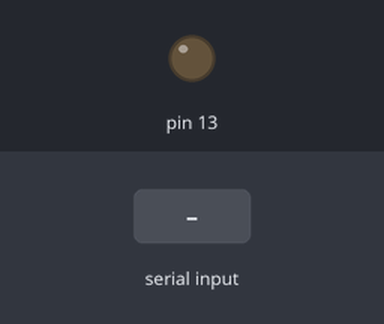
Bench run of a sketch on a simulated Arduino Mega 2560, built with avr-gcc and run on an emulated ATmega2560. Shown: output pins drawn as LEDs (lit = HIGH). The test bench sets the inputs (shaded band).

Above: at 1.2 s.
1.3 s: "1" received over Serial
At 2.1 s:
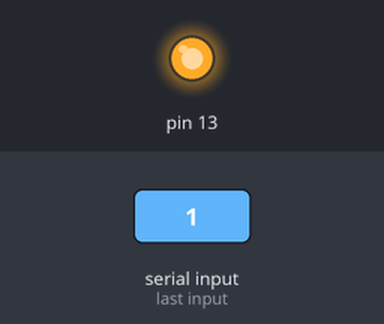
2.8 s: "5" received over Serial
At 3.3 s:
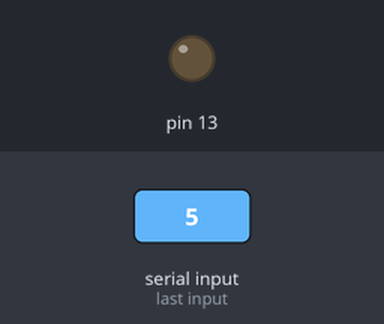
Timing chart, 0 to 5.8 s (numbered marks = the images above; inputs shaded):
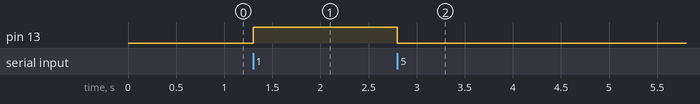

Measured:
- after the input at 1.3 s, pin 13: LOW → HIGH at once
- after the input at 2.8 s, pin 13: HIGH → LOW at once

The sketch:

test2.ino
```cpp
void setup()
{

  Serial.begin(9600);
  pinMode(13,OUTPUT);
}


void loop()
{

  if(Serial.available()>0)
  {
    char letter=Serial.read();

  if(letter=='1')
  digitalWrite(13,HIGH);
  if(letter=='5')
  digitalWrite(13,LOW);
}
}
```
